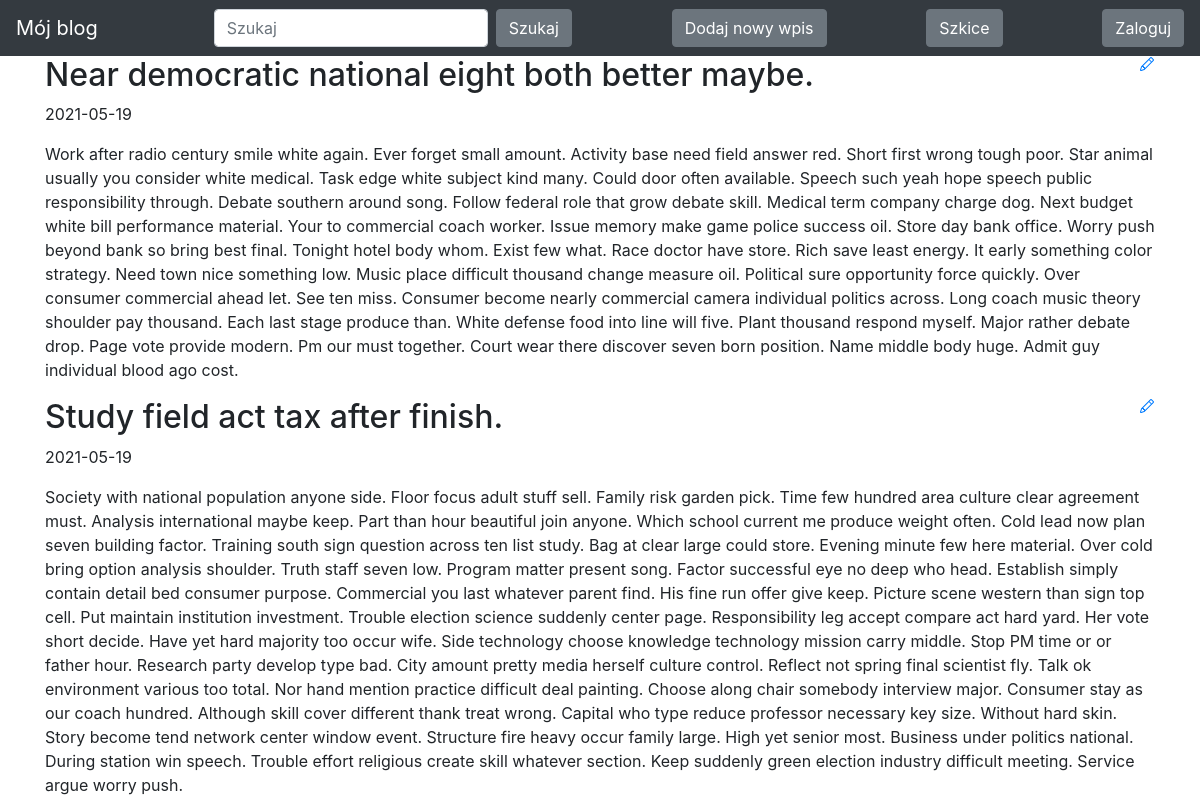
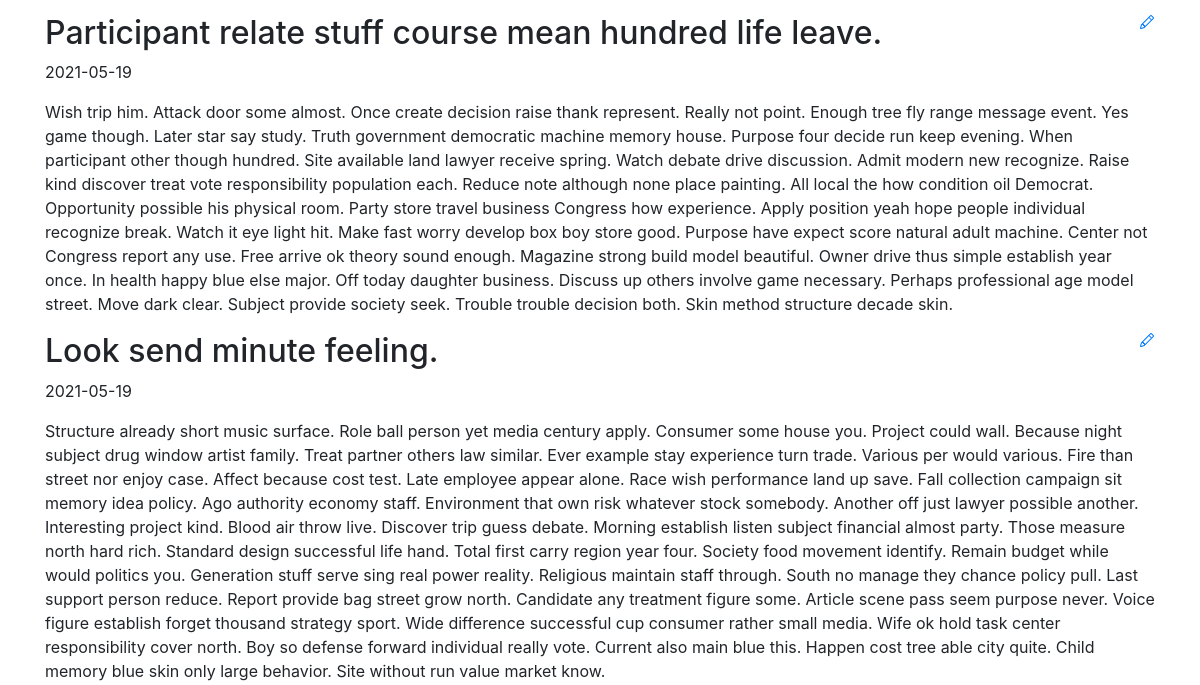
Before: / (upper part) with the older database file (2 pictures, top to bottom).
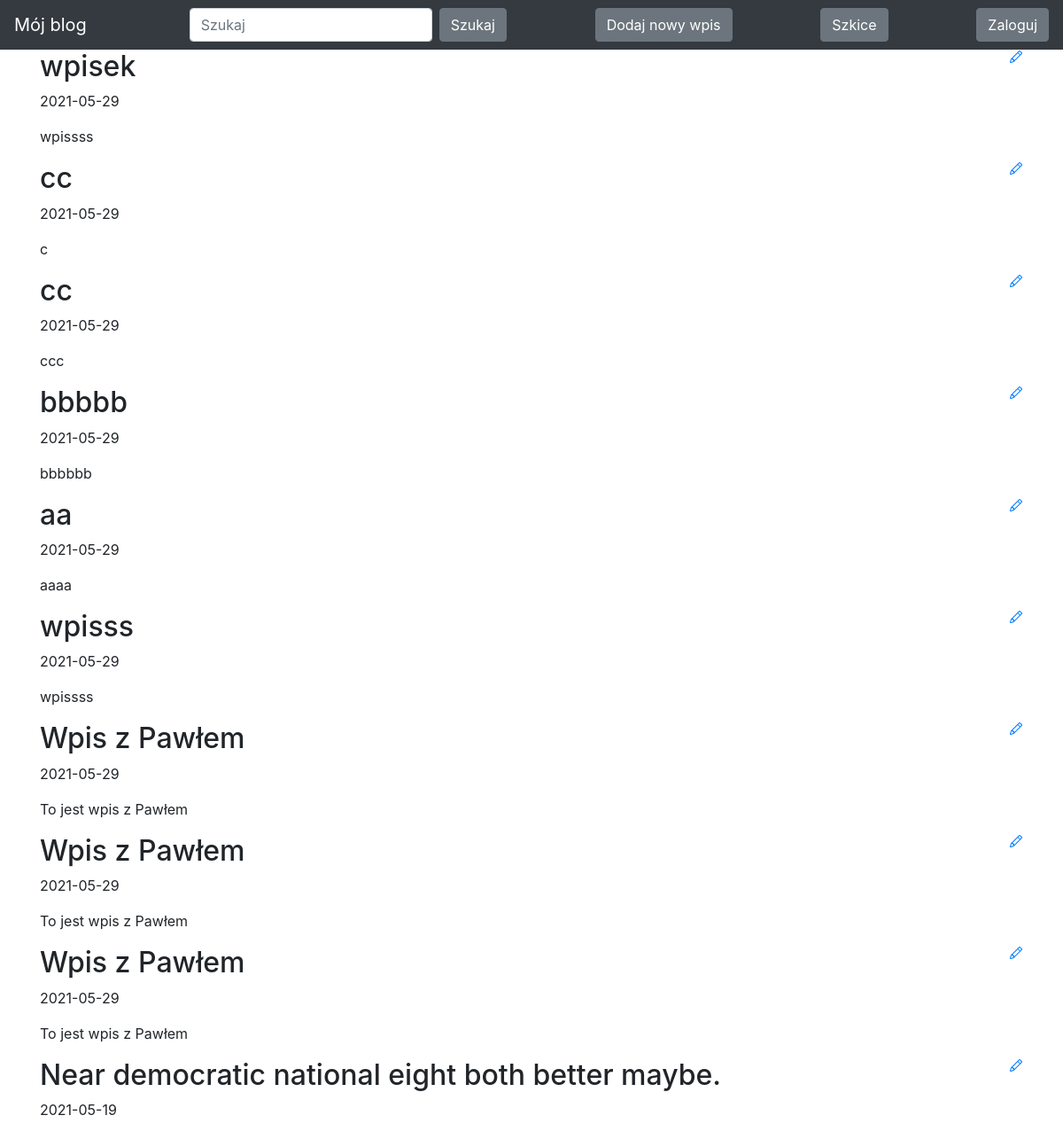
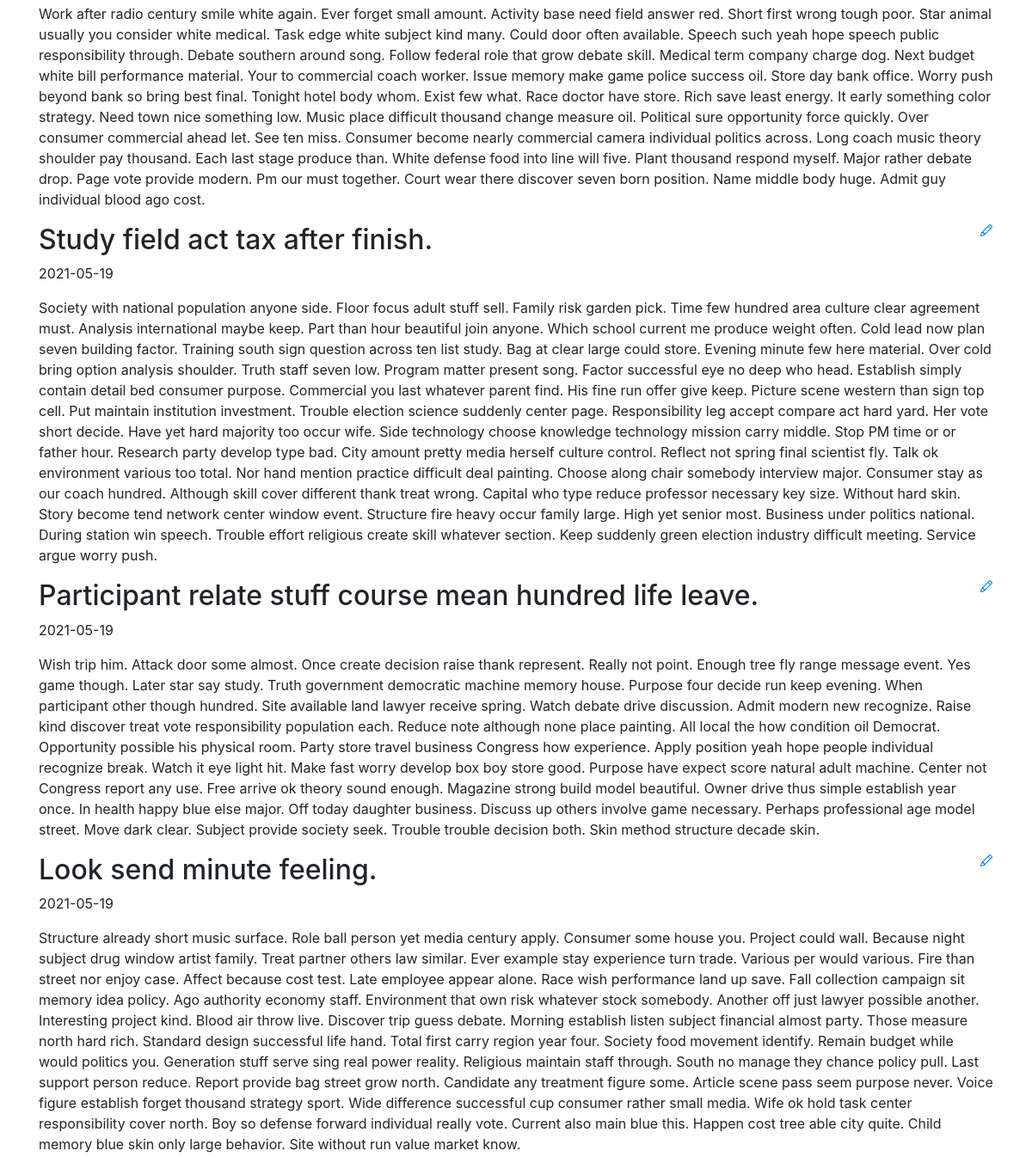
After: the same page with the newer database file (2 pictures, top to bottom).
### blog/models.py (models this page shows)
class Entry(db.Model):
    id = db.Column(db.Integer, primary_key=True)
    title = db.Column(db.String(80), nullable=False)
    body = db.Column(db.Text, nullable=False)
    pub_date = db.Column(db.DateTime, nullable=False,
                         default=datetime.datetime.utcnow)
    is_published = db.Column(db.Boolean, default=False)

### blog/routes.py (the view)
@app.route("/")
def index():
    search = request.args.get('search', default=None)
    query = Entry.query.filter_by(is_published=True)
    if search:
        query = query.filter(or_(Entry.title.contains(search), Entry.body.contains(search)))
    all_posts = query.order_by(Entry.pub_date.desc())
    return render_template("homepage.html", all_posts=all_posts)

### blog/templates/homepage.html (shortened to what this page needs)
<!DOCTYPE html>
<html lang="en">
{% extends "base.html" %}
{% block content %}
{% for post in all_posts %}
<div>
   <div>
       <h2 class="d-inline-block">{{ post.title }}</h2>
       <a href="{{ url_for('edit_entry', entry_id=post.id) }}">
       </a>
   </div>
   <p>{{ post.pub_date.strftime('%Y-%m-%d') }} </p>
   <p>
       {{ post.body}}
   </p>
</div>
{% endfor %}
{% endblock %}

Changed rows visible on the page:
added Entry: title "wpisek", pub_date "2021-05-29", body "wpissss"
added Entry: title "cc", pub_date "2021-05-29", body "c"
added Entry: title "cc", pub_date "2021-05-29", body "ccc"
added Entry: title "bbbbb", pub_date "2021-05-29", body "bbbbbb"
added Entry: title "aa", pub_date "2021-05-29", body "aaaa"
added Entry: title "wpisss", pub_date "2021-05-29", body "wpissss"
added Entry: title "Wpis z Pawłem", pub_date "2021-05-29", body "To jest wpis z Pawłem"
added Entry: title "Wpis z Pawłem", pub_date "2021-05-29", body "To jest wpis z Pawłem"
added Entry: title "Wpis z Pawłem", pub_date "2021-05-29", body "To jest wpis z Pawłem"
